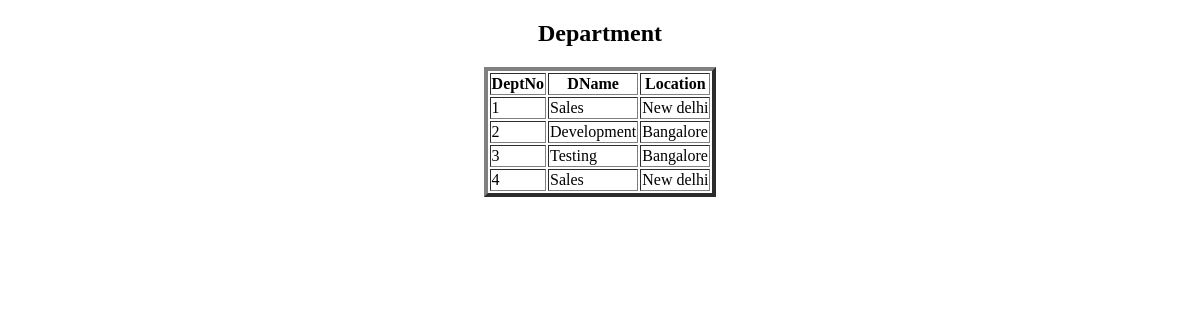
Page /display_dept/ on the earlier database version.
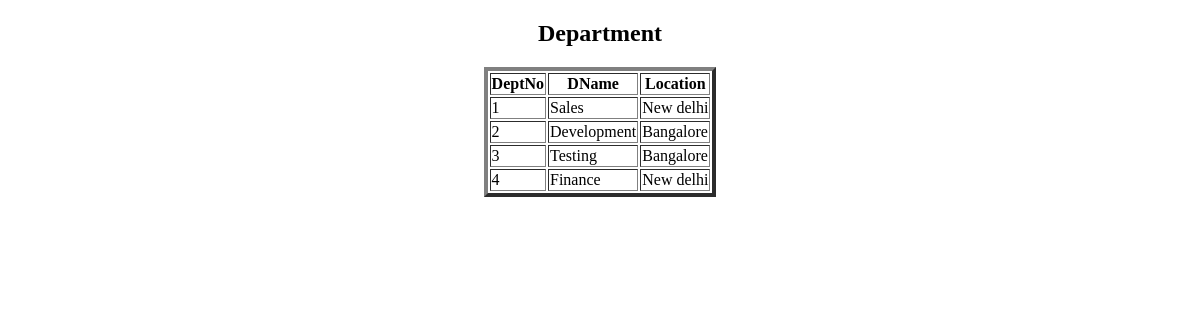
Same page on the later database version.
### app/models.py (models this page shows)
class Dept(models.Model):
    Dept_No = models.IntegerField(primary_key=True,)
    DName = models.CharField(max_length=100)
    Location = models.CharField(max_length=100)

### app/views.py (the view)
# urls.py: path('display_dept/', display_dept, name='display_dept'),
def display_dept(request):
    LDO = Dept.objects.all()
    d = {'LDO':LDO}
    return render(request, 'display_dept.html', d)

### templates/display_dept.html (shortened to what this page needs)
<!DOCTYPE html>
<html lang="en">
<head>
</head>
<body>
    <center>
        <h2>Department</h2>
        <table border="4px">
            <tr>
                <th>DeptNo</th>
                <th>DName</th>
                <th>Location</th>
            </tr>
            <tbody>
                {% for ob in LDO %}
                <tr>
                    <td>{{ob.Dept_No}}</td>
                    <td>{{ob.DName}}</td>
                    <td>{{ob.Location}}</td>
                </tr>
                {% endfor %}
            </tbody>
        </table>
    </center>
</body>
</html>

Differences in the rows shown:
changed Dept id 4: DName "Sales" → "Finance"
